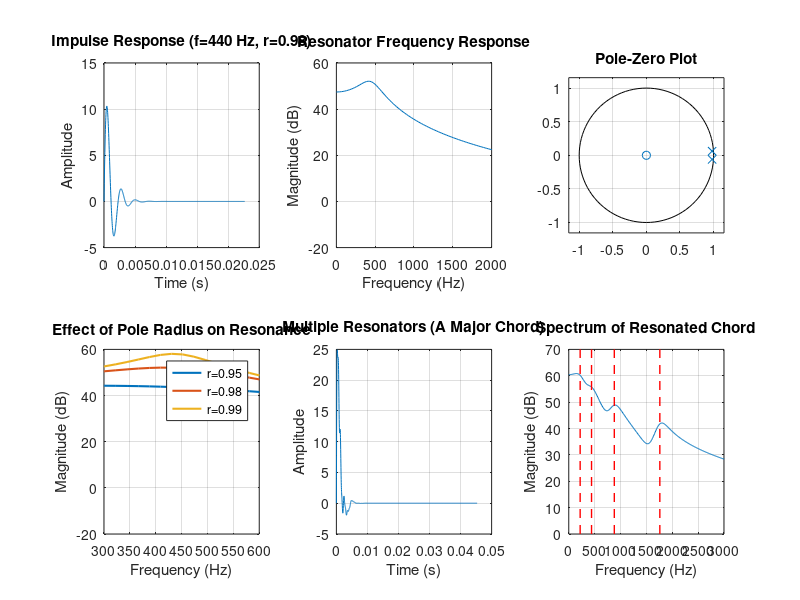

Write the MATLAB code that produced this figure. (Note: this script raises an error after producing the figure.)
% resonator_complex_poles.m
% Resonator Design Using Complex Poles
% Models instrument resonances and creates resonant filters

% Parameters
fs = 44100;                    % Sample rate
f_res = [220, 440, 880, 1760]; % Resonant frequencies (A notes)
r_values = [0.95, 0.98, 0.99];  % Different pole radii for comparison
duration = 2;                  % Duration in seconds
N = duration * fs;             % Number of samples

% Create impulse and white noise inputs
impulse = [1; zeros(N-1, 1)];
noise = 0.1 * randn(N, 1);

figure('Name', 'Resonator Analysis Using Complex Poles');

% 1. Single resonator analysis (440 Hz)
f0 = 440;  % A4 note
r = 0.98;  % Pole radius
theta = 2*pi*f0/fs;  % Pole angle

% Filter coefficients for resonator
b = [0, 1, 0];  % Numerator (adds a zero at origin for better response)
a = [1, -2*r*cos(theta), r^2];  % Denominator with complex poles

% Impulse response
subplot(2,3,1);
y_impulse = filter(b, a, impulse);
t = (0:length(y_impulse)-1)/fs;
plot(t(1:1000), y_impulse(1:1000));
xlabel('Time (s)');
ylabel('Amplitude');
title(sprintf('Impulse Response (f=%.0f Hz, r=%.2f)', f0, r));
grid on;

% Frequency response
subplot(2,3,2);
[H, w] = freqz(b, a, 1024);
f_hz = w * fs / (2*pi);
plot(f_hz, 20*log10(abs(H)));
xlabel('Frequency (Hz)');
ylabel('Magnitude (dB)');
title('Resonator Frequency Response');
grid on;
xlim([0 2000]);

% Pole-zero plot
subplot(2,3,3);
zplane(b, a);
title('Pole-Zero Plot');

% 2. Effect of pole radius on resonance
subplot(2,3,4);
for i = 1:length(r_values)
    r = r_values(i);
    a_temp = [1, -2*r*cos(theta), r^2];
    [H, w] = freqz(b, a_temp, 1024);
    f_hz = w * fs / (2*pi);
    plot(f_hz, 20*log10(abs(H)), 'LineWidth', 1.5);
    hold on;
end
xlabel('Frequency (Hz)');
ylabel('Magnitude (dB)');
title('Effect of Pole Radius on Resonance');
legend(arrayfun(@(x) sprintf('r=%.2f', x), r_values, 'UniformOutput', false), ...
       'Location', 'best');
grid on;
xlim([300 600]);
hold off;

% 3. Multiple resonators (chord simulation)
subplot(2,3,5);
y_chord = zeros(N, 1);
for i = 1:length(f_res)
    theta_i = 2*pi*f_res(i)/fs;
    a_i = [1, -2*0.98*cos(theta_i), 0.98^2];
    y_temp = filter(b, a_i, impulse);
    y_chord = y_chord + y_temp;
end
plot(t(1:2000), y_chord(1:2000));
xlabel('Time (s)');
ylabel('Amplitude');
title('Multiple Resonators (A Major Chord)');
grid on;

% Spectrum of chord
subplot(2,3,6);
N_fft = 4096;
f = (0:N_fft/2-1)*(fs/N_fft);
Y_chord = abs(fft(y_chord, N_fft));
plot(f, 20*log10(Y_chord(1:N_fft/2)));
xlabel('Frequency (Hz)');
ylabel('Magnitude (dB)');
title('Spectrum of Resonated Chord');
grid on;
xlim([0 3000]);

% Mark resonant frequencies
hold on;
for i = 1:length(f_res)
    line([f_res(i) f_res(i)], ylim, 'Color', 'r', 'LineStyle', '--', 'LineWidth', 1);
end
hold off;

% Save resonated audio examples
audiowrite('../Samples/single_resonator_440Hz.wav', y_impulse/max(abs(y_impulse)), fs);
audiowrite('../Samples/chord_resonators.wav', y_chord/max(abs(y_chord)), fs);

% Apply resonator to actual audio
try
    [audio, fs_audio] = audioread('../Samples/original_audio.wav');
    if fs_audio ~= fs
        audio = resample(audio, fs, fs_audio);
    end
catch
    [audio, fs_audio] = audioread('../Samples/Gajaman-Nona-Yohani-Ft-Tehan-Perera-www.song.lk.mp3');
    if size(audio, 2) > 1
        audio = mean(audio, 2);
    end
    if fs_audio ~= fs
        audio = resample(audio, fs, fs_audio);
    end
end

% Apply 440 Hz resonator to audio
audio_short = audio(1:min(length(audio), N));
resonated_audio = filter(b, a, audio_short);
audiowrite('../Samples/resonated_audio_440Hz.wav', resonated_audio/max(abs(resonated_audio)), fs);

fprintf('Resonator analysis completed!\n');
fprintf('Resonant frequencies analyzed: ');
fprintf('%.0f ', f_res);
fprintf('Hz\n');
fprintf('Audio files saved:\n');
fprintf('- single_resonator_440Hz.wav\n');
fprintf('- chord_resonators.wav\n');
fprintf('- resonated_audio_440Hz.wav\n');
